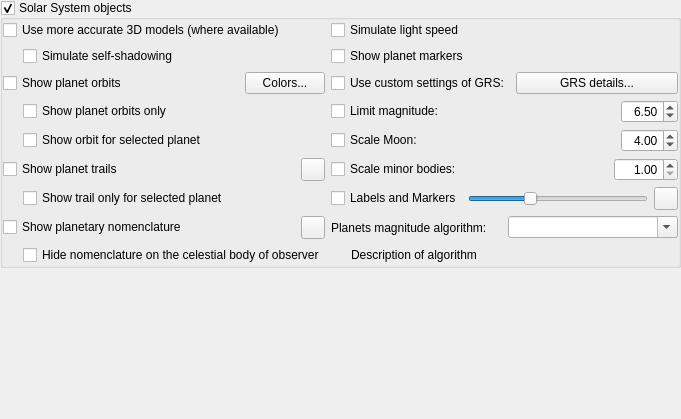
        <widget class="QWidget" name="page_SS">
         <layout class="QGridLayout" name="gridLayout_22">
          <property name="leftMargin">
           <number>0</number>
          </property>
          <property name="topMargin">
           <number>0</number>
          </property>
          <property name="rightMargin">
           <number>0</number>
          </property>
          <property name="bottomMargin">
           <number>0</number>
          </property>
          <property name="spacing">
           <number>0</number>
          </property>
          <item row="1" column="0">
           <spacer name="verticalSpacer_4">
            <property name="orientation">
             <enum>Qt::Vertical</enum>
            </property>
            <property name="sizeHint" stdset="0">
             <size>
              <width>20</width>
              <height>151</height>
             </size>
            </property>
           </spacer>
          </item>
          <item row="0" column="0">
           <widget class="QGroupBox" name="planetsGroupBox">
            <property name="title">
             <string>Solar System objects</string>
            </property>
            <property name="flat">
             <bool>true</bool>
            </property>
            <property name="checkable">
             <bool>true</bool>
            </property>
            <layout class="QGridLayout" name="gridLayout_20">
             <property name="leftMargin">
              <number>0</number>
             </property>
             <property name="topMargin">
              <number>0</number>
             </property>
             <property name="rightMargin">
              <number>0</number>
             </property>
             <property name="bottomMargin">
              <number>0</number>
             </property>
             <item row="12" column="0">
              <layout class="QHBoxLayout" name="horizontalLayout_13">
               <item>
                <spacer name="horizontalSpacer_9">
                 <property name="orientation">
                  <enum>Qt::Horizontal</enum>
                 </property>
                 <property name="sizeType">
                  <enum>QSizePolicy::Fixed</enum>
                 </property>
                 <property name="sizeHint" stdset="0">
                  <size>
                   <width>20</width>
                   <height>20</height>
                  </size>
                 </property>
                </spacer>
               </item>
               <item>
                <widget class="QCheckBox" name="hidePlanetNomenclatureCheckBox">
                 <property name="text">
                  <string>Hide nomenclature on the celestial body of observer</string>
                 </property>
                </widget>
               </item>
              </layout>
             </item>
             <item row="10" column="0">
              <layout class="QHBoxLayout" name="horizontalLayout_18">
               <item>
                <spacer name="horizontalSpacer_10">
                 <property name="orientation">
                  <enum>Qt::Horizontal</enum>
                 </property>
                 <property name="sizeType">
                  <enum>QSizePolicy::Fixed</enum>
                 </property>
                 <property name="sizeHint" stdset="0">
                  <size>
                   <width>20</width>
                   <height>20</height>
                  </size>
                 </property>
                </spacer>
               </item>
               <item>
                <widget class="QCheckBox" name="planetIsolatedTrailsCheckBox">
                 <property name="toolTip">
                  <string>Deactivate this option if you want to see the trails for all Solar system bodies.</string>
                 </property>
                 <property name="text">
                  <string>Show trail only for selected planet</string>
                 </property>
                </widget>
               </item>
              </layout>
             </item>
             <item row="6" column="0">
              <layout class="QHBoxLayout" name="horizontalLayout_2">
               <item>
                <spacer name="horizontalSpacer_5">
                 <property name="orientation">
                  <enum>Qt::Horizontal</enum>
                 </property>
                 <property name="sizeType">
                  <enum>QSizePolicy::Fixed</enum>
                 </property>
                 <property name="sizeHint" stdset="0">
                  <size>
                   <width>20</width>
                   <height>20</height>
                  </size>
                 </property>
                </spacer>
               </item>
               <item>
                <widget class="QCheckBox" name="planetIsolatedOrbitCheckBox">
                 <property name="toolTip">
                  <string>Deactivate this option if you want to see orbit for selected planet and its moons.</string>
                 </property>
                 <property name="text">
                  <string>Show orbit for selected planet</string>
                 </property>
                </widget>
               </item>
              </layout>
             </item>
             <item row="4" column="0">
              <layout class="QHBoxLayout" name="horizontalLayout_16">
               <property name="bottomMargin">
                <number>0</number>
               </property>
               <item>
                <widget class="QCheckBox" name="planetOrbitCheckBox">
                 <property name="sizePolicy">
                  <sizepolicy hsizetype="Minimum" vsizetype="Fixed">
                   <horstretch>0</horstretch>
                   <verstretch>0</verstretch>
                  </sizepolicy>
                 </property>
                 <property name="text">
                  <string>Show planet orbits</string>
                 </property>
                </widget>
               </item>
               <item>
                <spacer name="horizontalSpacer_4">
                 <property name="orientation">
                  <enum>Qt::Horizontal</enum>
                 </property>
                 <property name="sizeHint" stdset="0">
                  <size>
                   <width>40</width>
                   <height>20</height>
                  </size>
                 </property>
                </spacer>
               </item>
               <item>
                <widget class="QPushButton" name="pushButtonOrbitColors">
                 <property name="toolTip">
                  <string>Configure colors of orbit lines</string>
                 </property>
                 <property name="text">
                  <string>Colors...</string>
                 </property>
                </widget>
               </item>
              </layout>
             </item>
             <item row="0" column="0">
              <widget class="QCheckBox" name="planetUseObjModelsCheckBox">
               <property name="toolTip">
                <string/>
               </property>
               <property name="text">
                <string>Use more accurate 3D models (where available)</string>
               </property>
              </widget>
             </item>
             <item row="11" column="1">
              <layout class="QHBoxLayout" name="horizontalLayout_6">
               <item>
                <widget class="QLabel" name="planetDetailsLabel">
                 <property name="text">
                  <string>Planets magnitude algorithm:</string>
                 </property>
                </widget>
               </item>
               <item>
                <widget class="QComboBox" name="planetMagnitudeAlgorithmComboBox">
                 <property name="editable">
                  <bool>true</bool>
                 </property>
                 <property name="insertPolicy">
                  <enum>QComboBox::NoInsert</enum>
                 </property>
                </widget>
               </item>
              </layout>
             </item>
             <item row="1" column="0">
              <layout class="QHBoxLayout" name="horizontalLayoutSelfShadowing">
               <item>
                <spacer name="horizontalSpacerSelfShadowing">
                 <property name="orientation">
                  <enum>Qt::Horizontal</enum>
                 </property>
                 <property name="sizeType">
                  <enum>QSizePolicy::Fixed</enum>
                 </property>
                 <property name="sizeHint" stdset="0">
                  <size>
                   <width>20</width>
                   <height>20</height>
                  </size>
                 </property>
                </spacer>
               </item>
               <item>
                <widget class="QCheckBox" name="planetShowObjSelfShadowsCheckBox">
                 <property name="toolTip">
                  <string/>
                 </property>
                 <property name="text">
                  <string>Simulate self-shadowing</string>
                 </property>
                </widget>
               </item>
              </layout>
             </item>
             <item row="8" column="0">
              <layout class="QHBoxLayout" name="horizontalLayout_19">
               <item>
                <widget class="QCheckBox" name="planetTrailsCheckBox">
                 <property name="text">
                  <string>Show planet trails</string>
                 </property>
                </widget>
               </item>
               <item>
                <widget class="QToolButton" name="planetTrailsColor">
                 <property name="toolTip">
                  <string>Color of trails</string>
                 </property>
                </widget>
               </item>
              </layout>
             </item>
             <item row="5" column="0">
              <layout class="QHBoxLayout" name="horizontalLayout_12">
               <item>
                <spacer name="horizontalSpacer_8">
                 <property name="orientation">
                  <enum>Qt::Horizontal</enum>
                 </property>
                 <property name="sizeType">
                  <enum>QSizePolicy::Fixed</enum>
                 </property>
                 <property name="sizeHint" stdset="0">
                  <size>
                   <width>20</width>
                   <height>20</height>
                  </size>
                 </property>
                </spacer>
               </item>
               <item>
                <widget class="QCheckBox" name="planetOrbitOnlyCheckBox">
                 <property name="text">
                  <string>Show planet orbits only</string>
                 </property>
                </widget>
               </item>
              </layout>
             </item>
             <item row="11" column="0">
              <layout class="QHBoxLayout" name="horizontalLayout_9">
               <item>
                <widget class="QCheckBox" name="planetNomenclatureCheckBox">
                 <property name="toolTip">
                  <string>Show hints and labels for planetary features</string>
                 </property>
                 <property name="text">
                  <string>Show planetary nomenclature</string>
                 </property>
                </widget>
               </item>
               <item>
                <widget class="QToolButton" name="planetNomenclatureColor">
                 <property name="toolTip">
                  <string>Color of nomenclature labels</string>
                 </property>
                 <property name="text">
                  <string/>
                 </property>
                </widget>
               </item>
              </layout>
             </item>
             <item row="0" column="1">
              <widget class="QCheckBox" name="planetLightSpeedCheckBox">
               <property name="toolTip">
                <string>Activate this option to simulate the effect of real speed of light (recommended).</string>
               </property>
               <property name="text">
                <string>Simulate light speed</string>
               </property>
              </widget>
             </item>
             <item row="12" column="1">
              <layout class="QHBoxLayout" name="horizontalLayout_3">
               <property name="topMargin">
                <number>0</number>
               </property>
               <item>
                <spacer name="horizontalSpacer_6">
                 <property name="orientation">
                  <enum>Qt::Horizontal</enum>
                 </property>
                 <property name="sizeType">
                  <enum>QSizePolicy::Fixed</enum>
                 </property>
                 <property name="sizeHint" stdset="0">
                  <size>
                   <width>20</width>
                   <height>20</height>
                  </size>
                 </property>
                </spacer>
               </item>
               <item>
                <widget class="QLabel" name="planetMagnitudeAlgorithmDescription">
                 <property name="text">
                  <string notr="true">Description of algorithm</string>
                 </property>
                 <property name="textFormat">
                  <enum>Qt::RichText</enum>
                 </property>
                 <property name="wordWrap">
                  <bool>true</bool>
                 </property>
                </widget>
               </item>
              </layout>
             </item>
             <item row="10" column="1">
              <layout class="QHBoxLayout" name="horizontalLayout_17">
               <item>
                <widget class="QCheckBox" name="planetLabelCheckBox">
                 <property name="text">
                  <string>Labels and Markers</string>
                 </property>
                </widget>
               </item>
               <item>
                <widget class="QSlider" name="planetsLabelsHorizontalSlider">
                 <property name="sizePolicy">
                  <sizepolicy hsizetype="Preferred" vsizetype="Fixed">
                   <horstretch>0</horstretch>
                   <verstretch>0</verstretch>
                  </sizepolicy>
                 </property>
                 <property name="minimumSize">
                  <size>
                   <width>180</width>
                   <height>0</height>
                  </size>
                 </property>
                 <property name="value">
                  <number>33</number>
                 </property>
                 <property name="orientation">
                  <enum>Qt::Horizontal</enum>
                 </property>
                </widget>
               </item>
               <item>
                <widget class="QToolButton" name="planetLabelColor">
                 <property name="toolTip">
                  <string>Color of planet labels</string>
                 </property>
                </widget>
               </item>
              </layout>
             </item>
             <item row="8" column="1">
              <layout class="QHBoxLayout" name="scaleSelectedHorizontalLayout">
               <item>
                <widget class="QCheckBox" name="planetScaleMinorBodyCheckBox">
                 <property name="text">
                  <string>Scale minor bodies:</string>
                 </property>
                </widget>
               </item>
               <item>
                <spacer name="horizontalSpacer_14">
                 <property name="orientation">
                  <enum>Qt::Horizontal</enum>
                 </property>
                 <property name="sizeHint" stdset="0">
                  <size>
                   <width>40</width>
                   <height>20</height>
                  </size>
                 </property>
                </spacer>
               </item>
               <item>
                <widget class="QDoubleSpinBox" name="minorBodyScaleFactor">
                 <property name="alignment">
                  <set>Qt::AlignRight|Qt::AlignTrailing|Qt::AlignVCenter</set>
                 </property>
                 <property name="decimals">
                  <number>2</number>
                 </property>
                 <property name="minimum">
                  <double>1.000000000000000</double>
                 </property>
                 <property name="maximum">
                  <double>100.000000000000000</double>
                 </property>
                 <property name="singleStep">
                  <double>0.500000000000000</double>
                 </property>
                </widget>
               </item>
              </layout>
             </item>
             <item row="6" column="1">
              <layout class="QHBoxLayout" name="horizontalLayout">
               <item>
                <widget class="QCheckBox" name="planetScaleMoonCheckBox">
                 <property name="text">
                  <string>Scale Moon:</string>
                 </property>
                </widget>
               </item>
               <item>
                <spacer name="horizontalSpacer_13">
                 <property name="orientation">
                  <enum>Qt::Horizontal</enum>
                 </property>
                 <property name="sizeHint" stdset="0">
                  <size>
                   <width>40</width>
                   <height>20</height>
                  </size>
                 </property>
                </spacer>
               </item>
               <item>
                <widget class="QDoubleSpinBox" name="moonScaleFactor">
                 <property name="toolTip">
                  <string>Scale factor</string>
                 </property>
                 <property name="alignment">
                  <set>Qt::AlignRight|Qt::AlignTrailing|Qt::AlignVCenter</set>
                 </property>
                 <property name="decimals">
                  <number>2</number>
                 </property>
                 <property name="minimum">
                  <double>1.000000000000000</double>
                 </property>
                 <property name="maximum">
                  <double>20.000000000000000</double>
                 </property>
                 <property name="singleStep">
                  <double>0.100000000000000</double>
                 </property>
                 <property name="value">
                  <double>4.000000000000000</double>
                 </property>
                </widget>
               </item>
              </layout>
             </item>
             <item row="5" column="1">
              <layout class="QHBoxLayout" name="planetLimMagHorizontalLayout">
               <item>
                <widget class="QCheckBox" name="planetLimitMagnitudeCheckBox">
                 <property name="toolTip">
                  <string>Limit the magnitude of solar system objects</string>
                 </property>
                 <property name="text">
                  <string>Limit magnitude:</string>
                 </property>
                </widget>
               </item>
               <item>
                <spacer name="horizontalSpacer_12">
                 <property name="orientation">
                  <enum>Qt::Horizontal</enum>
                 </property>
                 <property name="sizeHint" stdset="0">
                  <size>
                   <width>40</width>
                   <height>20</height>
                  </size>
                 </property>
                </spacer>
               </item>
               <item>
                <widget class="QDoubleSpinBox" name="planetLimitMagnitudeDoubleSpinBox">
                 <property name="alignment">
                  <set>Qt::AlignRight|Qt::AlignTrailing|Qt::AlignVCenter</set>
                 </property>
                 <property name="maximum">
                  <double>22.000000000000000</double>
                 </property>
                 <property name="singleStep">
                  <double>0.100000000000000</double>
                 </property>
                 <property name="value">
                  <double>6.500000000000000</double>
                 </property>
                </widget>
               </item>
              </layout>
             </item>
             <item row="4" column="1">
              <layout class="QHBoxLayout" name="horizontalLayout_15">
               <item>
                <widget class="QCheckBox" name="customGrsSettingsCheckBox">
                 <property name="text">
                  <string>Use custom settings of GRS:</string>
                 </property>
                </widget>
               </item>
               <item>
                <widget class="QPushButton" name="pushButtonGrsDetails">
                 <property name="text">
                  <string>GRS details...</string>
                 </property>
                </widget>
               </item>
              </layout>
             </item>
             <item row="1" column="1">
              <widget class="QCheckBox" name="planetMarkerCheckBox">
               <property name="text">
                <string>Show planet markers</string>
               </property>
              </widget>
             </item>
            </layout>
           </widget>
          </item>
         </layout>
        </widget>
